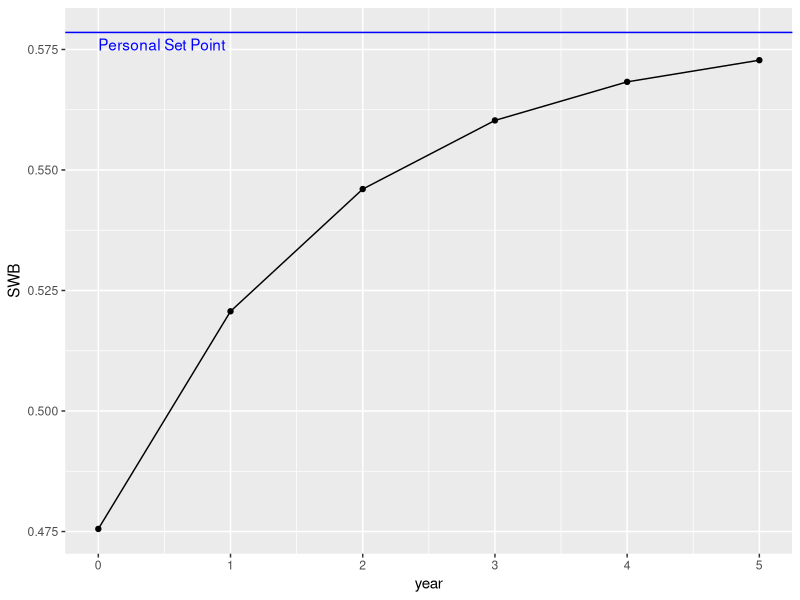

Reproduce this figure in R.

# A person is represented by a list:
# list(sensitivity, adaptation_rate, SWB_set_point)

# ====== Relationships ======

initial_reaction <- function (life_event, sensitivity) {
    life_event * sensitivity
}

delta_SWB <- function (SWB, SWB_set_point) {
    SWB - SWB_set_point
}

adaptation_rate <- function(delta_SWB_arg, adaptation_rate_person) {
  (-delta_SWB_arg) * adaptation_rate_person
}

SWB <- function (SWB, adaptation_rate) {
  SWB + adaptation_rate
}

event <- function(persons, life_event) {
  persons[, SWB := initial_reaction(life_event, sensitivity) + SWB]
}

SWB_chain <- function(person) {
  delta_SWB_var <- delta_SWB(person$SWB, person$SWB_set_point)
  adaptation_rate_var <- adaptation_rate(delta_SWB_var, person$adaptation_rate)
  SWB_var <- SWB(person$SWB, adaptation_rate_var)
  
  person$SWB <- SWB_var
  person
}

adaptation <- function(persons, years) {
  for(i in seq_len(years)) {
    # Take current row (.SD) as list and use it for the SWB_chain function
    persons[, SWB := SWB_chain(as.list(.SD))$SWB]
  }
}


# ====== Simulation ======

library("data.table")

test_adaptation <- function (n, years, life_event) {
  data <- data.table(
    sensitivity = runif(n, 0.5, 1),
    adaptation_rate = runif(n, 0.4, 0.6),
    SWB_set_point = runif(n, 0, 1)
  )
  
  data[, SWB := SWB_set_point]
  
  SWB_pre <- data$SWB
  
  data |>
    event(0.2) |>
    adaptation(years)
  
  SWB_post <- data$SWB
  
  # Test
  
  t.test(SWB_pre, SWB_post)
}

# Plot a single person

plot_single_person <- function (years, life_event) {
  person <- list(
    sensitivity = runif(1, 0.5, 1),
    adaptation_rate = runif(1, 0.4, 0.6),
    SWB_set_point = runif(1, 0, 1)
  )
  
  person$SWB <- person$SWB_set_point + initial_reaction(life_event, person$sensitivity)
  
  person_data <- data.table() |> rbind(person)
  
  for(i in seq_len(years)) {
    person <- SWB_chain(person)
    person_data <- rbind(person_data, person)
  }
  
  person_data[, year := 0:years]
  
  library(ggplot2)
  
  person_data |>
    ggplot(aes(year, SWB)) +
    geom_point() +
    geom_line() +
    geom_hline(yintercept = person$SWB_set_point, color = "blue") +
    annotate("text", x = 0, y = person$SWB_set_point, label = "Personal Set Point", hjust = 0, vjust = 1.5, color = "blue")
}

test_adaptation(1000, 5, -0.2)
plot_single_person(5, -0.2)
